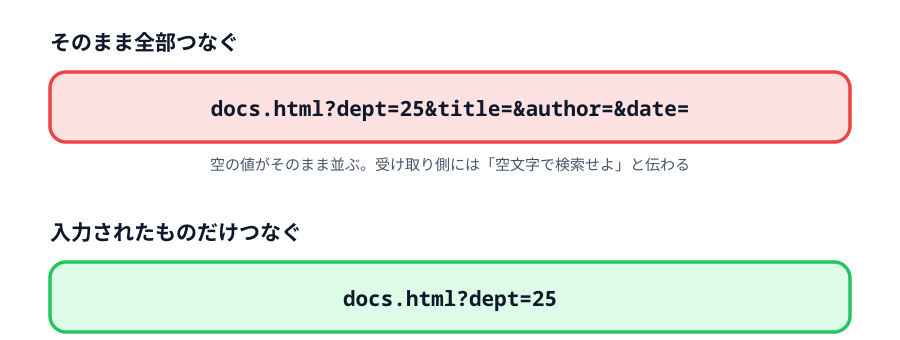

Here is the Python script that generated this plot:
"""2-3 の解説図: 空欄をそのままつなぐ場合と、飛ばす場合の違い。"""

import pathlib
import sys

sys.path.insert(0, str(pathlib.Path.home() / ".claude/skills/genfig"))
from genfig import Canvas  # noqa: E402

c = Canvas(900, 340)

c.text(50, 50, "そのまま全部つなぐ", scale="heading", align="left")
bad = c.sticky(50, 72, 800, 70, color="red")
c.text(450, 116, "docs.html?dept=25&title=&author=&date=", scale="heading",
       align="center", font="technical")
c.text(450, 170, "空の値がそのまま並ぶ。受け取り側には「空文字で検索せよ」と伝わる",
       scale="body", align="center")

c.text(50, 240, "入力されたものだけつなぐ", scale="heading", align="left")
good = c.sticky(50, 262, 800, 70, color="green")
c.text(450, 306, "docs.html?dept=25", scale="heading", align="center",
       font="technical")

print(c.save("02-empty-skip.svg"))
